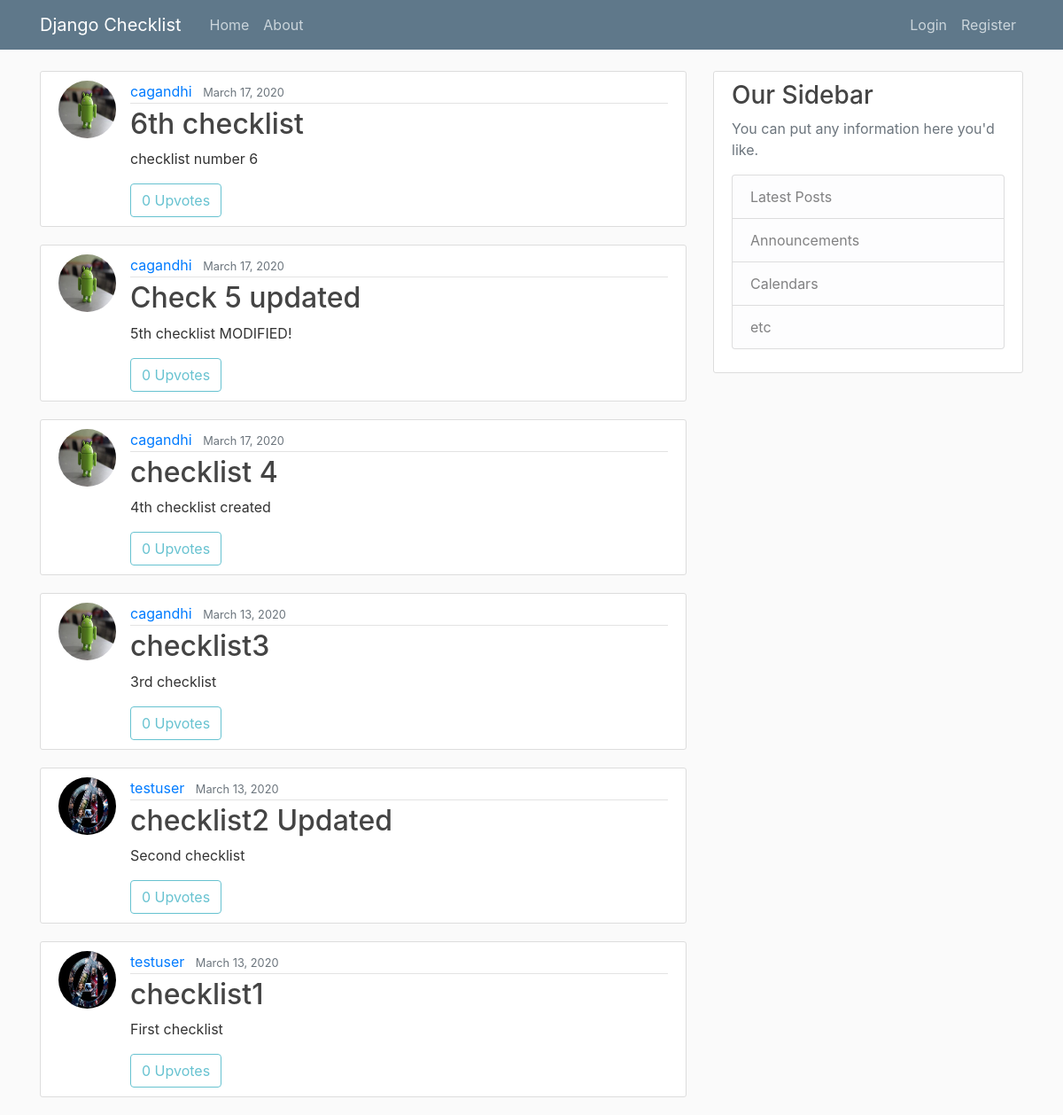
The app's page /, older data.
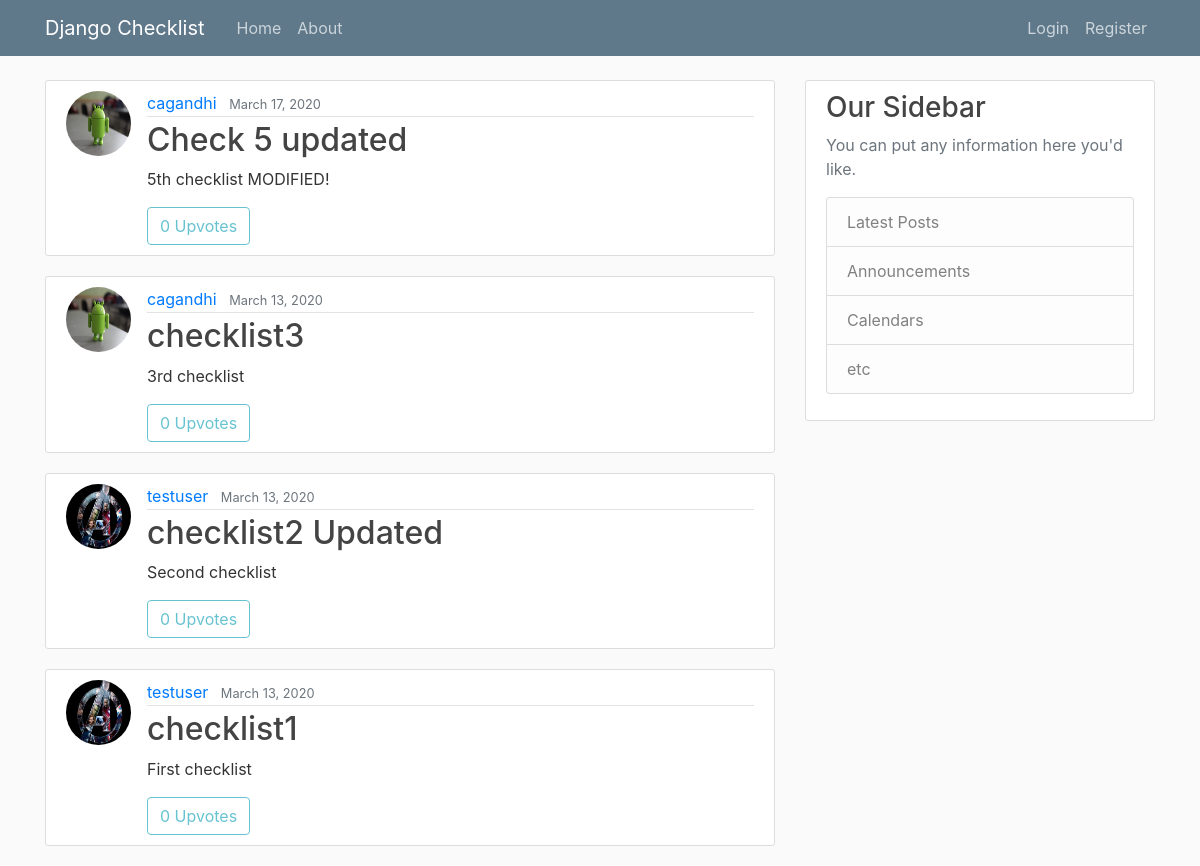
The same page, newer data.
### checklist/models.py (models this page shows, shortened)
class Checklist(models.Model):
	title = models.CharField(max_length=100)
	content = models.TextField()
	date_posted = models.DateTimeField(default=timezone.now)
	author = models.ForeignKey(User, on_delete = models.CASCADE)
	visibility = models.IntegerField(default=0)

### users/models.py (models this page shows, shortened)
class Profile(models.Model):
	user = models.OneToOneField(User, on_delete = models.CASCADE)
	image = models.ImageField(default='default.jpg', upload_to='profile_pics')

### checklist/views.py (the view)
# urls.py: path('', views.home, name='checklist-home'),
def home(request):
	upvotes_cnt_list = []
	checklists_var = Checklist.objects.all().order_by('-date_posted')
	for checklist in checklists_var:
		upvotes_cnt_list.append(Upvote.objects.filter(checklist=checklist).count())
	checklist_upvotes = zip(checklists_var, upvotes_cnt_list)
	context = {
		'checklist_upvotes': checklist_upvotes,
		'title': 'home'
	}
	return render(request, 'checklist/home.html', context) # because render looks in templates subdirectory, by default

### checklist/templates/checklist/home.html
{% extends "checklist/base.html" %}
{% block content %}
	{% for checklist, uvote in checklist_upvotes %}
		<article class="media content-section">
			<img class="rounded-circle article-img" src="{{ checklist.author.profile.image.url }}">
			<div class="media-body">
				<div class="article-metadata">
					<a class="mr-2" href="{% url 'user-checklists' checklist.author.username %}">{{ checklist.author }}</a>
					<small class="text-muted">{{ checklist.date_posted|date:'F d, Y' }}</small>
				</div>
				<h2><a class="article-title" href="{% url 'checklist-detail' checklist.id %}">{{ checklist.title }}</a></h2>
				<p class="article-content">{{ checklist.content }}</p>
				{% if user.is_authenticated and checklist.author.username != user.username %}
					<a class="btn btn-outline-info" href="{% url 'upvote' checklist.id user.username %}">Upvote | {{ uvote }}</a>
				{% else %}
					<a class="btn btn-outline-info disabled">{{ uvote }} Upvotes</a>
				{% endif %}
			</div>
		</article>
	{% endfor %}
{% endblock content  %}

Row changes from the older to the newer data that the page shows:
removed Checklist: author.profile.image (picture), author "cagandhi", date_posted "March 17, 2020", title "6th checklist", content "checklist number 6", visibility "0"
removed Checklist: author.profile.image (picture), author "cagandhi", date_posted "March 17, 2020", title "checklist 4", content "4th checklist created", visibility "0"
